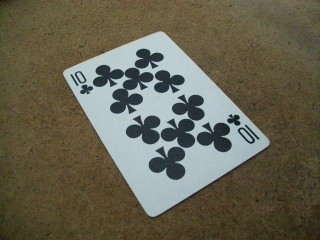
//> input picture Examples/4244OS_03_Code/Geometrical_Transforms/img.jpg, 320 x 240 px, given in place of hand_sample2.jpg, which was not available
$ ./watershed   (built with g++ and OpenCV 4)
//> lines starting //> are read from the running program, lines starting //| are printed output that depends on the picture; after the words box and inside, x2 and y2 are one past the last pixel; in counts of white or black regions, pixels touching at a corner belong together; pictures that were not available may be replaced by others from this repository, and a replacement may not be noted
//> further down, src is the input picture: 240 rows x 320 cols, CV_8UC3; mean B, G, R 80.9, 98.1, 101.9
#include <opencv2/core/utility.hpp>
#include "opencv2/imgproc.hpp"
#include "opencv2/highgui.hpp"
#include "opencv2/core.hpp"
#include <iostream>

using namespace std;
using namespace cv;


void Watershed(const Mat &src)
{
    Mat dst=src.clone();

    // Flood fill outer part of the image
    Point seed(0,0); // top-left corner
    int loDiff=20;
    int upDiff=20;
    int flags=4 + FLOODFILL_FIXED_RANGE + FLOODFILL_MASK_ONLY + (255<<8);
    Mat mask(src.size(), CV_8UC1);
    mask.setTo(0);
    copyMakeBorder(mask, mask, 1, 1, 1, 1, cv::BORDER_REPLICATE);
    Scalar newVal;
    Rect ccomp;
    floodFill(dst, mask, seed, newVal, &ccomp,
         Scalar(loDiff, loDiff, loDiff), Scalar(upDiff, upDiff, upDiff), flags);
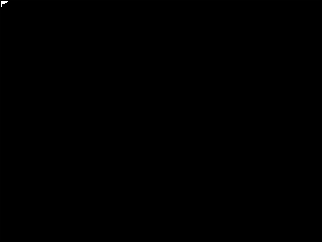
//> mask: 242 rows x 322 cols, CV_8UC1; min 0, max 255, mean 0.1
//> newVal = Scalar(0); ccomp = Rect(0, 0, 7, 6)

    // Flood fill inner part of the image
    seed.x=(float)src.cols/2;   // image center x
//> seed = Point(160, 0)
    seed.y=(float)src.rows/2;   // image center y
//> seed = Point(160, 120)
    Mat mask1=mask.clone();
    mask1.setTo(0);
//> mask1: 242 rows x 322 cols, CV_8UC1; 1.47% of pixels changed, all inside (x1, y1, x2, y2) = (0, 0, 322, 242)
    floodFill(dst, mask1, seed, newVal, &ccomp,
          Scalar(loDiff, loDiff, loDiff), Scalar(upDiff, upDiff, upDiff), flags);
//> ccomp = Rect(160, 120, 1, 3)

    // Form image with the two seed regions
    Mat Mask = mask.clone();
    mask=mask/2;
//> mask: 242 rows x 322 cols, CV_8UC1; values 0 (black) and 128 (white), 0.03% white in thin lines or dots, all inside (x1, y1, x2, y2) = (1, 1, 8, 7)
    Mask = mask | mask1;
//> Mask: 242 rows x 322 cols, CV_8UC1; 23 pixels changed, all inside (x1, y1, x2, y2) = (1, 1, 162, 124)
    imshow("Seed regions", Mask);
    moveWindow("Seed regions", src.cols, 0);

    // Perform watershed
    Mat labelImage(src.size(), CV_32SC1);
    labelImage=Mask(Rect(1,1, src.cols, src.rows));
    labelImage.convertTo(labelImage, CV_32SC1);
//> labelImage: 240 rows x 320 cols, CV_32SC1; 3 distinct labels, from 0 to 255
    watershed(src, labelImage);
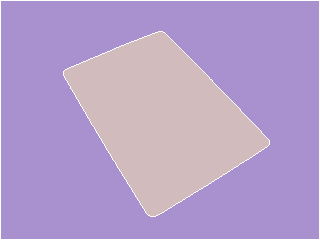
//> labelImage: 240 rows x 320 cols, CV_32SC1; 3 distinct labels, from -1 to 255; one colour per label, 0 black, -1 white
    labelImage.convertTo(labelImage, CV_8U);
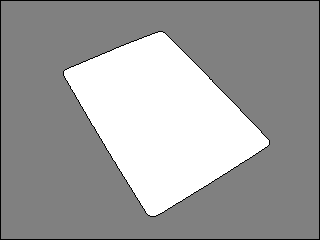
//> labelImage: 240 rows x 320 cols, CV_8UC1; min 0, max 255, mean 159.2
    imshow("Watershed", labelImage);
    moveWindow("Watershed", 2*src.cols, 0);
}


int main(int argc, char *argv[])
{
    // Read original image and clone it to contain results
    Mat src = imread("hand_sample2.jpg", IMREAD_COLOR );

    // Create 3 windows
    namedWindow("Source", WINDOW_AUTOSIZE);
    imshow("Source", src);

    Watershed(src);

    // Position windows on screen
    moveWindow("Source", 0,0);

    cout << "Press any key to exit...\n";
    waitKey(); // Wait for key press
    return 0;
}
